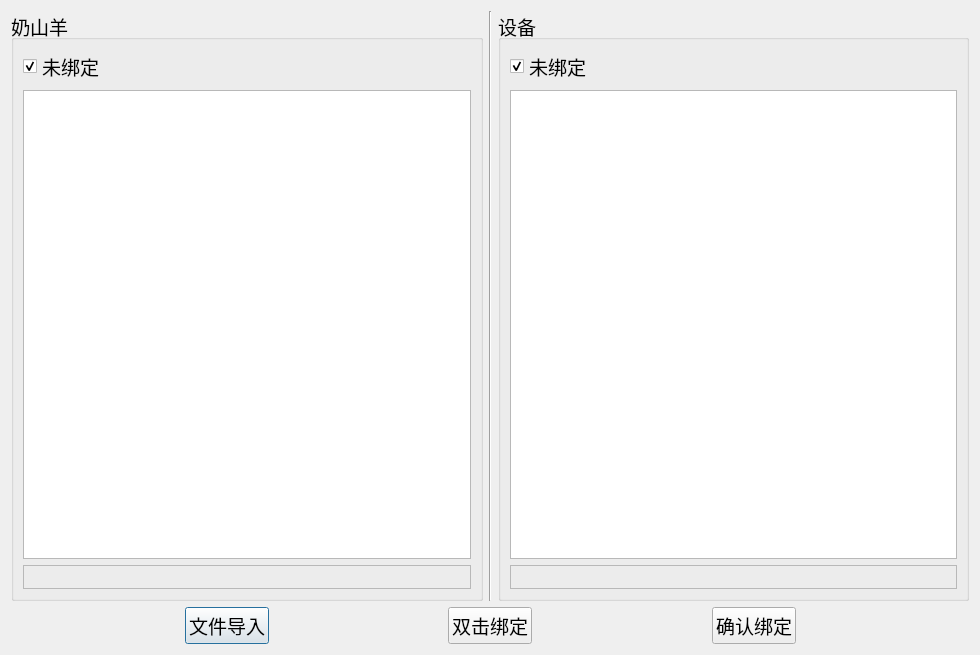
<?xml version="1.0" encoding="UTF-8"?>
<ui version="4.0">
 <class>bindingDialog</class>
 <widget class="QDialog" name="bindingDialog">
  <property name="geometry">
   <rect>
    <x>0</x>
    <y>0</y>
    <width>980</width>
    <height>655</height>
   </rect>
  </property>
  <property name="font">
   <font>
    <pointsize>14</pointsize>
   </font>
  </property>
  <property name="windowTitle">
   <string>绑定设置</string>
  </property>
  <layout class="QVBoxLayout" name="verticalLayout_3">
   <item>
    <layout class="QHBoxLayout" name="horizontalLayout">
     <item>
      <widget class="QGroupBox" name="groupBox">
       <property name="title">
        <string>奶山羊</string>
       </property>
       <layout class="QVBoxLayout" name="verticalLayout">
        <item>
         <widget class="QCheckBox" name="goatCheckBox">
          <property name="text">
           <string>未绑定</string>
          </property>
          <property name="checked">
           <bool>true</bool>
          </property>
         </widget>
        </item>
        <item>
         <widget class="QTableView" name="goatTableView"/>
        </item>
        <item>
         <widget class="QLabel" name="goatSelected">
          <property name="layoutDirection">
           <enum>Qt::RightToLeft</enum>
          </property>
          <property name="frameShape">
           <enum>QFrame::StyledPanel</enum>
          </property>
          <property name="text">
           <string/>
          </property>
         </widget>
        </item>
       </layout>
      </widget>
     </item>
     <item>
      <widget class="Line" name="line">
       <property name="orientation">
        <enum>Qt::Vertical</enum>
       </property>
      </widget>
     </item>
     <item>
      <widget class="QGroupBox" name="groupBox_2">
       <property name="title">
        <string>设备</string>
       </property>
       <layout class="QVBoxLayout" name="verticalLayout_2">
        <item>
         <widget class="QCheckBox" name="deviceCheckBox">
          <property name="text">
           <string>未绑定</string>
          </property>
          <property name="checked">
           <bool>true</bool>
          </property>
         </widget>
        </item>
        <item>
         <widget class="QTableView" name="deviceTableView"/>
        </item>
        <item>
         <widget class="QLabel" name="deviceSelected">
          <property name="frameShape">
           <enum>QFrame::StyledPanel</enum>
          </property>
          <property name="text">
           <string/>
          </property>
         </widget>
        </item>
       </layout>
      </widget>
     </item>
    </layout>
   </item>
   <item>
    <layout class="QHBoxLayout" name="horizontalLayout_2">
     <item>
      <spacer name="horizontalSpacer">
       <property name="orientation">
        <enum>Qt::Horizontal</enum>
       </property>
       <property name="sizeHint" stdset="0">
        <size>
         <width>40</width>
         <height>20</height>
        </size>
       </property>
      </spacer>
     </item>
     <item>
      <widget class="QPushButton" name="selectFileButton">
       <property name="text">
        <string>文件导入</string>
       </property>
      </widget>
     </item>
     <item>
      <spacer name="horizontalSpacer_2">
       <property name="orientation">
        <enum>Qt::Horizontal</enum>
       </property>
       <property name="sizeHint" stdset="0">
        <size>
         <width>40</width>
         <height>20</height>
        </size>
       </property>
      </spacer>
     </item>
     <item>
      <widget class="QPushButton" name="doubleButton">
       <property name="text">
        <string>双击绑定</string>
       </property>
      </widget>
     </item>
     <item>
      <spacer name="horizontalSpacer_3">
       <property name="orientation">
        <enum>Qt::Horizontal</enum>
       </property>
       <property name="sizeHint" stdset="0">
        <size>
         <width>40</width>
         <height>20</height>
        </size>
       </property>
      </spacer>
     </item>
     <item>
      <widget class="QPushButton" name="confirmButton">
       <property name="text">
        <string>确认绑定</string>
       </property>
      </widget>
     </item>
     <item>
      <spacer name="horizontalSpacer_4">
       <property name="orientation">
        <enum>Qt::Horizontal</enum>
       </property>
       <property name="sizeHint" stdset="0">
        <size>
         <width>40</width>
         <height>20</height>
        </size>
       </property>
      </spacer>
     </item>
    </layout>
   </item>
  </layout>
 </widget>
 <resources/>
 <connections/>
</ui>
